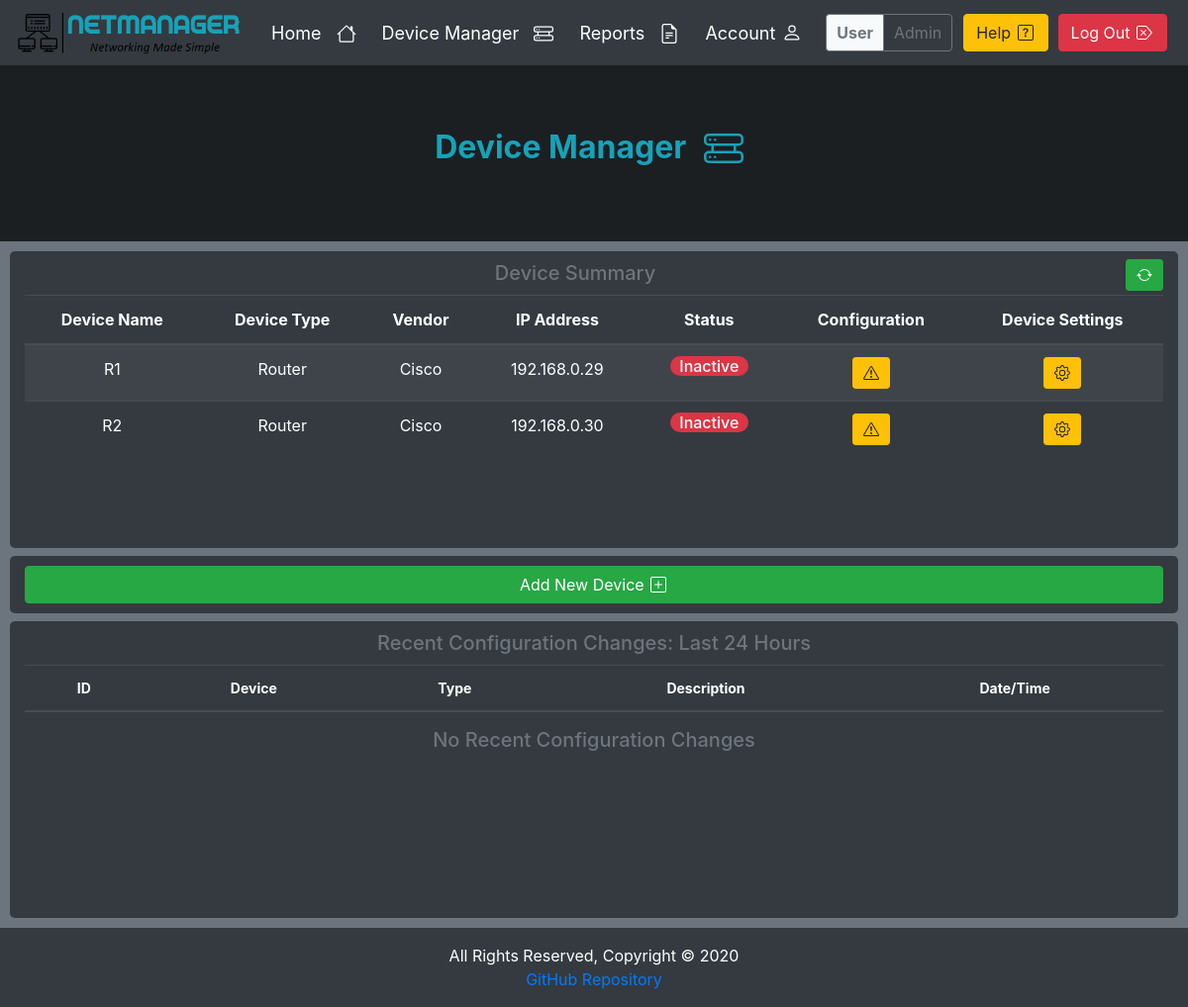
Before: /devices/ (signed in) with the older database file.
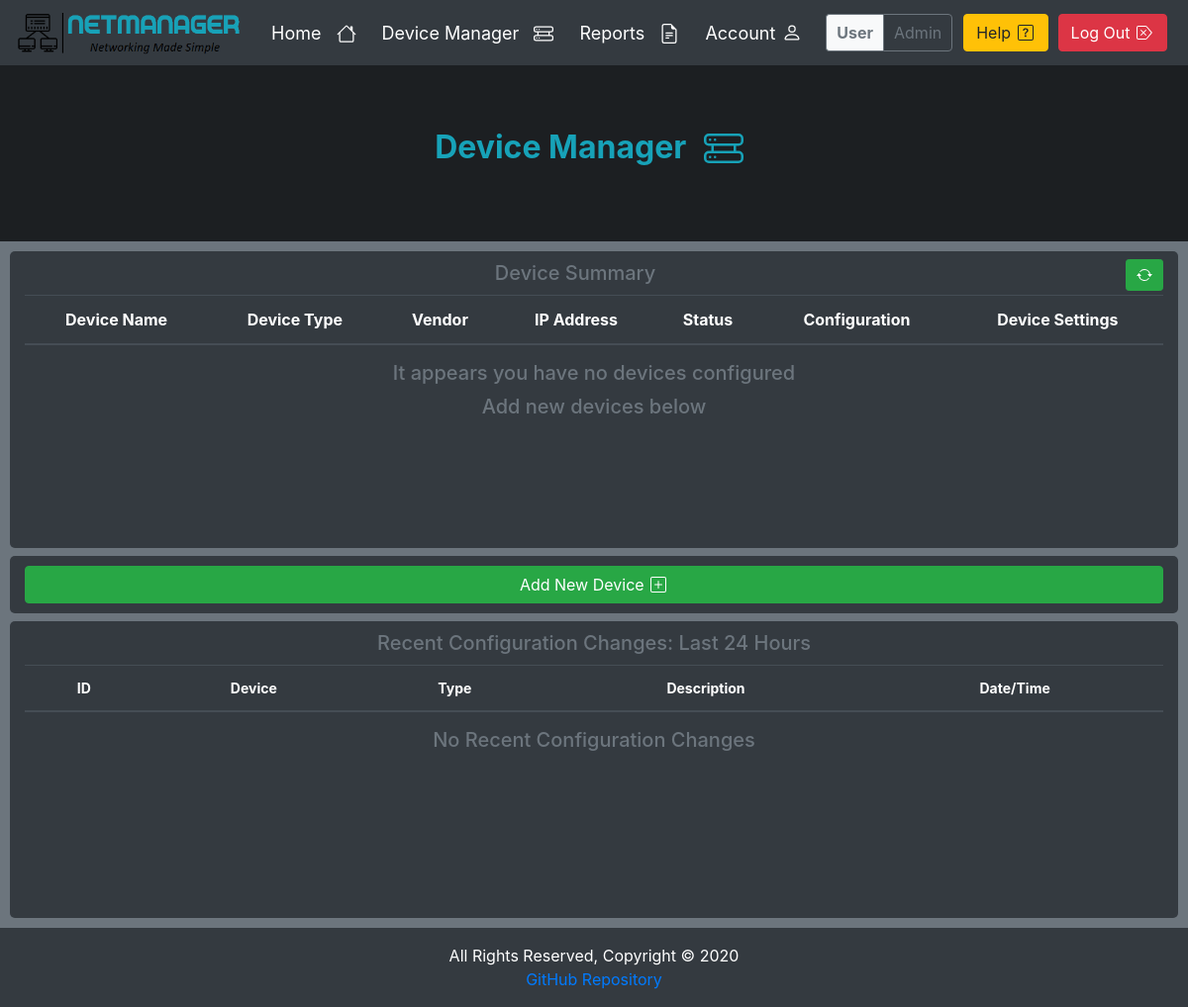
After: the same page with the newer database file.
### devices/models.py (models this page shows, shortened)
class Device(models.Model):
    id = models.AutoField(primary_key=True)
    user = models.ForeignKey(User, on_delete=models.CASCADE)
    name = models.CharField(max_length=250, null=False)
    type = models.CharField(max_length=250, null=False)
    host = models.CharField(max_length=250, null=False)
    vendor = models.CharField(max_length=250, null=False)
    location = models.CharField(max_length=250, default='Not Specified')
    contact = models.CharField(max_length=250, default='Not Specified')
    status = models.BooleanField(default=False, editable=False)

### devices/views.py (the view, shortened to what this page needs)
# urls.py: path('', login_required(DeviceManager.as_view()), name='Device-Manager'),
class DeviceManager(View):
    form_class = DeviceForm
    template = 'device_manager.html'
    success_redirect = 'devices:Device-Manager'
    exception_redirect = 'accounts.Index'
    def get(self, request):
        form = self.form_class()
        user_devices = Device.objects.filter(user__username=request.user)
        date = datetime.datetime.now() - datetime.timedelta(days=1)
        config_logs = Alert.objects.filter(user__username=request.user, date__gt=date)
        args = {'devices': user_devices, 'status': controller.connect_test(user_devices),
                'config_logs': config_logs, 'form': form}
        return render(request, self.template, args)

### devices/device_controller.py (called while the page is built)
def connect(d):
    device = {
        'device_type': 'cisco_ios',
        'ip': d.host,
        'username': Security.get_username(d),
        'password': Security.get_password(d),
        'secret': Security.get_secret(d),
        'port': 22,
    }
    return device

def connect_test(user_devices):
    for i in user_devices:
        try:
            c = ConnectHandler(**connect(i))
            i.status = True
            c.disconnect()
        except:
            i.status = False
        i.save()

### devices/models.py (called while the page is built)
    def get_username(self):
        username = Security.objects.filter(device=self.id).get().username
        return username

### templates/device_manager.html (shortened to what this page needs)
{% extends 'base.html' %}
{% block jumbotron %}
    <h2 class="text-info font-weight-bold">Device Manager
    </h2>
{% endblock %}
{% block body %}
    <div class="row mb-2">
        <div class="col widget table-responsive" style="min-height: 300px; max-height: 500px">
            <h3 class="title d-inline-block">Device Summary</h3>
            <button type="button" class="btn btn-sm btn-success d-inline-block float-right mt-2" id="refresh"
                    title="Refresh">
            </button>
            <table class="table table-striped table-dark">
                <thead>
                <tr>
                    <th>Device Name</th>
                    <th>Device Type</th>
                    <th>Vendor</th>
                    <th>IP Address</th>
                    <th>Status</th>
                    <th>Configuration</th>
                    <th>Device Settings</th>
                </tr>
                </thead>
                <tbody>
                {% for device in devices %}
                    <tr>
                        <td>{{ device.name }}</td>
                        <td>{{ device.type }}</td>
                        <td>{{ device.vendor }}</td>
                        <td>{{ device.host }}</td>
                        <td id="status">
                            {% if device.status %}
                                <h6><span class="badge-pill badge-success">Active</span></h6>
                            {% else %}
                                <h6><span class="badge-pill badge-danger">Inactive</span></h6>
                            {% endif %}
                        </td>
                        <td>
                            {% if device.status %}
                                <a href="{% url 'devices:Device-Details' device_id=device.pk %}" type="button"
                                   class="btn btn-info btn-sm" title="Configure Interface">
                                    <svg xmlns="http://www.w3.org/2000/svg" width="16" height="16"
                                         fill="currentColor"
                                         class="bi bi-tools btn-icon" viewBox="0 0 16 16">
                                        <path d="M1 0L0 1l2.2 3.081a1 1 0 0 0 .815.419h.07a1 1 0 0 1 .708.293l2.675 2.675-2.617 2.654A3.003 3.003 0 0 0 0 13a3 3 0 1 0 5.878-.851l2.654-2.617.968.968-.305.914a1 1 0 0 0 .242 1.023l3.356 3.356a1 1 0 0 0 1.414 0l1.586-1.586a1 1 0 0 0 0-1.414l-3.356-3.356a1 1 0 0 0-1.023-.242L10.5 9.5l-.96-.96 2.68-2.643A3.005 3.005 0 0 0 16 3c0-.269-.035-.53-.102-.777l-2.14 2.141L12 4l-.364-1.757L13.777.102a3 3 0 0 0-3.675 3.68L7.462 6.46 4.793 3.793a1 1 0 0 1-.293-.707v-.071a1 1 0 0 0-.419-.814L1 0zm9.646 10.646a.5.5 0 0 1 .708 0l3 3a.5.5 0 0 1-.708.708l-3-3a.5.5 0 0 1 0-.708zM3 11l.471.242.529.026.287.445.445.287.026.529L5 13l-.242.471-.026.529-.445.287-.287.445-.529.026L3 15l-.471-.242L2 14.732l-.287-.445L1.268 14l-.026-.529L1 13l.242-.471.026-.529.445-.287.287-.445.529-.026L3 11z"></path>
                                    </svg>
                                </a>
                            {% else %}
                                <a tabindex="0" class="btn btn-warning btn-sm" role="button" data-toggle="popover"
                                   data-trigger="focus"
                                   data-content="Connection could not be established to this device">
                                </a>
                            {% endif %}
                        </td>
                        <td>
                            <a href="{% url 'devices:Device-Settings' device_id=device.pk %}" type="button"
                               class="btn btn-warning btn-sm" title="Device Preferences">
                            </a>
                        </td>
                    </tr>
                {% empty %}
                    </tbody>
                    </table>
                    <div>
                        <h4 class="title">It appears you have no devices configured</h4>
                        <h4 class="title">Add new devices below</h4>
                    </div>
                {% endfor %}
            </tbody>
            </table>
        </div>
    </div>
    <div class="row mb-2">
        <div class="col widget-add">
            <button class="btn btn-success btn-block" type="button" data-toggle="collapse"
                    data-target="#collapseOne" aria-expanded="false" aria-controls="collapseOne" id="Add">
                Add New Device
            </button>
        </div>
    </div>
    <div class="row">
        <div class="col widget table-responsive" style="min-height: 300px; max-height: 500px">
            <h3 class="title">Recent Configuration Changes: Last 24 Hours</h3>
            <table class="table table-striped table-dark" style="font-size: 14px">
                <thead>
                <tr>
                    <th>ID</th>
                    <th>Device</th>
                    <th>Type</th>
                    <th>Description</th>
                    <th>Date/Time</th>
                </tr>
                </thead>
                {% for log in config_logs %}
                    <tr>
                        <td>{{ log.id }}</td>
                        <td>{{ log.device }}</td>
                        <td>{{ log.type }}</td>
                        <td>{{ log.description }}</td>
                        <td>{{ log.date }} {{ log.time }}</td>
                        {% empty %}
                    </table>
                    <h4 class="title">No Recent Configuration Changes</h4>
                {% endfor %}
        </div>
    </div>
    </div>
{% endblock %}

### templates/base.html (shortened to what this page needs)
{% include "header.html" %}
<body>
{% load static %}
{% include "navbar.html" %}
<div class="jumbotron jumbotron-fluid mb-0" style="background-color: #1c1f22">
    <div class="container" style="min-width: 100%">
        {% block jumbotron %}
        {% endblock %}
    </div>
</div>
<main class="main container-fluid">
    <div class="widgets-grid">
        {% block body %}
        {% endblock %}
</main>
{% include "footer.html" %}
</body>
</html>

### templates/header.html (shortened to what this page needs)
<!DOCTYPE html>
<html lang="en">
<head>
</head>
<body>
{% load static %}
<link rel="stylesheet" type="text/css" href="{% static 'css/style.css' %}">
<link rel="stylesheet" href="https://cdn.jsdelivr.net/npm/bootstrap@4.5.3/dist/css/bootstrap.min.css"
>
</body>

### templates/navbar.html (shortened to what this page needs)
{% load static %}
<nav class="navbar navbar-expand-lg nav" id="navbar">
    <div style="padding-right: 20px">
        <a href="{% url 'accounts:Index' %}">
            <img id="logo" src="{% static 'images/logo-dark.png' %}" alt="NetManager" style="width:230px;height:50px;">
        </a>
    </div>
    <div class="collapse navbar-collapse">
        {% if user.is_authenticated %}
            <ul class="navbar-nav mr-auto" style="font-size: 18px">
                <li class="nav-item">
                    <a class="nav-item nav-link link" href="{% url 'accounts:Index' %}">Home
                    </a>
                </li>
                <li class="nav-item">
                    <a class="nav-item nav-link link" href="{% url 'devices:Device-Manager' %}">Device Manager
                    </a>
                </li>
                <li class="nav-item">
                    <a class="nav-item nav-link link" href="{% url 'accounts:Reports' %}">Reports
                    </a>
                </li>
                <li class="nav-item">
                    <a class="nav-item nav-link link" href="{% url 'accounts:Profile' %}">Account
                    </a>
                </li>
            </ul>
            <div class="form-inline">
                <div class="form-inline nav-info">
                    <div class="info bg-light border border-secondary border-right-0 rounded-left">
                        <b>User</b>
                    </div>
                    <div class="info border border-secondary rounded-right">
                        {{ user.get_username }}
                    </div>
                </div>
                <a class="btn btn-warning nav-btn" href="{% url 'accounts:Help' %}" target="_blank" type="submit"
                   title="Help">Help
                </a>
                <button class="btn btn-danger nav-btn" type="button" data-toggle="modal"
                        data-target="#logout"
                        title="Log Out">
                    Log Out
                </button>
            </div>
        {% endif %}
    </div>
</nav>

### templates/footer.html
<footer class="footer footer" id="footer">
    {% load static %}
    <div class="footer text-center py-3">All Rights Reserved, Copyright © 2020<br>
        <a href="https://github.com/jwhite96/COMP3000" target="_blank"> GitHub Repository</a>
    </div>
</footer>

### static/css/style.css (style rules this page uses)
html { scroll-behavior: smooth; }
body { background-color: #6c757d !important; text-align: center !important; color: #f8f9fa !important; display: flex; flex-direction: column; min-height: 100vh; }
.footer { background-color: #343a40; color: white; margin-top: auto; }
.nav { background-color: #343a40; color: black; }
.link { color: white; }
.nav-info { padding: 6px; cursor: pointer; }
.info { padding: 6px 10px; color: #6c757d; }
.nav-btn { margin-left: 5px; margin-right: 5px; }
.nav-icon { margin-left: 10px; margin-right: 10px; margin-bottom: 2px; }
.btn-icon { margin-left: 2px; margin-right: 2px; margin-bottom: 3px; }
.title { font-size: 20px; margin-top: 10px; margin-bottom: 10px; text-align: center; color: #6c757d; }
.widget { background-color: #343a40; border-radius: 5px; min-height: auto; }
.widgets-grid { padding: 10px; min-height: 100%; }
.widget-add { background-color: #343a40; border-radius: 5px; padding-top: 10px; padding-bottom: 10px; }

Changed rows visible on the page:
removed Device: name "R1", type "Router", vendor "Cisco", host "192.168.0.29", status "Inactive"
removed Device: name "R2", type "Router", vendor "Cisco", host "192.168.0.30", status "Inactive"
Other visible differences:
text now shown: "It appears you have no devices configured Add new devices below"
